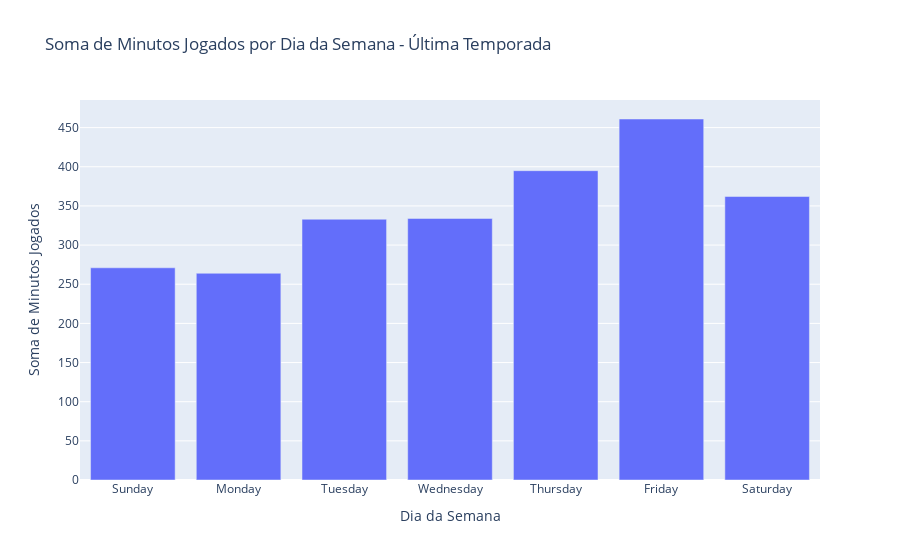

Write notebook code for a chart like this one.
### Code cell
ultima_temporada = df[df['Temporada'] == df['Temporada'].unique().max()]

minutos_por_dia_ultima_temporada = ultima_temporada.groupby('Day_of_Week')['MP'].sum().reindex(
    ['Sunday', 'Monday', 'Tuesday', 'Wednesday', 'Thursday', 'Friday', 'Saturday']).reset_index()

fig = px.bar(minutos_por_dia_ultima_temporada, x='Day_of_Week', y='MP',
             title='Soma de Minutos Jogados por Dia da Semana - Última Temporada',
             labels={'Day_of_Week': 'Dia da Semana', 'MP': 'Soma de Minutos Jogados'})

# Exibir o gráfico
fig.show()

### Figure 1 — Plotly figure (JSON) as saved in the notebook; plotly's stock layout.template omitted (floating-point values rounded to 4 significant figures)
{"data": [{"alignmentgroup": "True", "hovertemplate": "Dia da Semana=%{x}<br>Soma de Minutos Jogados=%{y}<extra></extra>", "legendgroup": "", "marker": {"color": "#636efa", "pattern": {"shape": ""}}, "name": "", "offsetgroup": "", "orientation": "v", "showlegend": false, "textposition": "auto", "type": "bar", "x": ["Sunday", "Monday", "Tuesday", "Wednesday", "Thursday", "Friday", "Saturday"], "xaxis": "x", "y": [271, 264, 333, 334, 395, 461, 362], "yaxis": "y"}], "layout": {"barmode": "relative", "legend": {"tracegroupgap": 0}, "title": {"text": "Soma de Minutos Jogados por Dia da Semana - Última Temporada"}, "xaxis": {"anchor": "y", "domain": [0, 1], "title": {"text": "Dia da Semana"}}, "yaxis": {"anchor": "x", "domain": [0, 1], "title": {"text": "Soma de Minutos Jogados"}}}}
